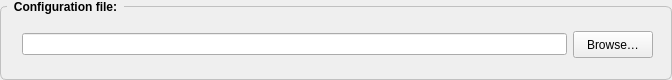
     <widget class="QGroupBox" name="configFIleGroupBox">
      <property name="sizePolicy">
       <sizepolicy hsizetype="Expanding" vsizetype="MinimumExpanding">
        <horstretch>0</horstretch>
        <verstretch>0</verstretch>
       </sizepolicy>
      </property>
      <property name="minimumSize">
       <size>
        <width>0</width>
        <height>80</height>
       </size>
      </property>
      <property name="maximumSize">
       <size>
        <width>16777215</width>
        <height>80</height>
       </size>
      </property>
      <property name="styleSheet">
       <string notr="true">QGroupBox {
    font: bold;
    border: 1px solid silver;
    border-radius: 6px;
    margin-top: 6px;
}

QGroupBox::title {
    subcontrol-origin: margin;
    left: 7px;
    padding: 0px 5px 0px 5px;
}
</string>
      </property>
      <property name="title">
       <string>Configuration file:</string>
      </property>
      <property name="alignment">
       <set>Qt::AlignLeading|Qt::AlignLeft|Qt::AlignTop</set>
      </property>
      <widget class="QWidget" name="verticalLayoutWidget_7">
       <property name="geometry">
        <rect>
         <x>12</x>
         <y>19</y>
         <width>651</width>
         <height>51</height>
        </rect>
       </property>
       <layout class="QVBoxLayout" name="verticalLayout_7">
        <item>
         <layout class="QHBoxLayout" name="horizontalLayout_conf">
          <property name="sizeConstraint">
           <enum>QLayout::SetMinAndMaxSize</enum>
          </property>
          <property name="leftMargin">
           <number>10</number>
          </property>
          <property name="topMargin">
           <number>10</number>
          </property>
          <property name="rightMargin">
           <number>10</number>
          </property>
          <property name="bottomMargin">
           <number>10</number>
          </property>
          <item>
           <widget class="QLineEdit" name="configFileLineEdit"/>
          </item>
          <item>
           <widget class="QPushButton" name="configFileBrowsePushButton">
            <property name="sizePolicy">
             <sizepolicy hsizetype="Minimum" vsizetype="Fixed">
              <horstretch>0</horstretch>
              <verstretch>27</verstretch>
             </sizepolicy>
            </property>
            <property name="minimumSize">
             <size>
              <width>0</width>
              <height>0</height>
             </size>
            </property>
            <property name="maximumSize">
             <size>
              <width>16777215</width>
              <height>27</height>
             </size>
            </property>
            <property name="text">
             <string>Browse…</string>
            </property>
           </widget>
          </item>
         </layout>
        </item>
       </layout>
      </widget>
     </widget>
